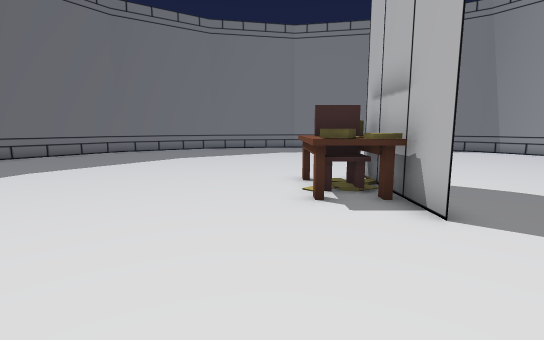
view 1 (above)

15 first-person views from a walk through a 3-D level made in the Godot game engine. The camera is 1.3 m above the floor, tilts 8° down and sees 85° across. The floor is counted in squares, 1 m on a side. Each view is taken from the middle of a square. On the plan, view 1 faces up. The plan holds only what a view shows up to about 14 squares ahead; the rest is blank.

view 2
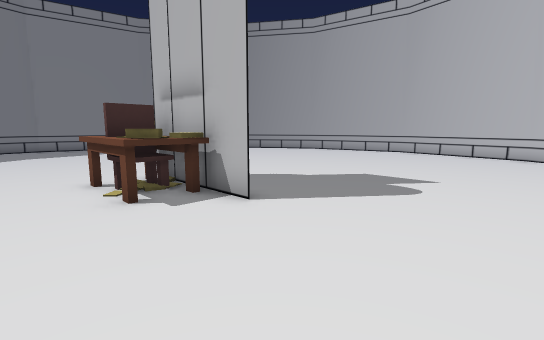

view 3
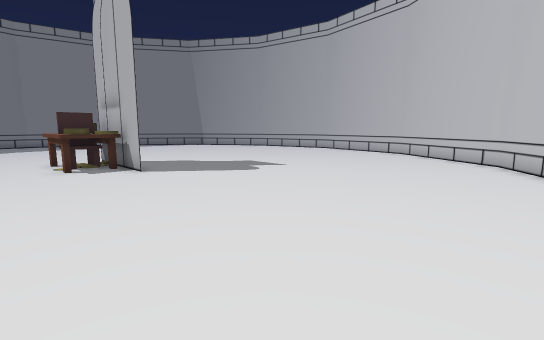

view 4
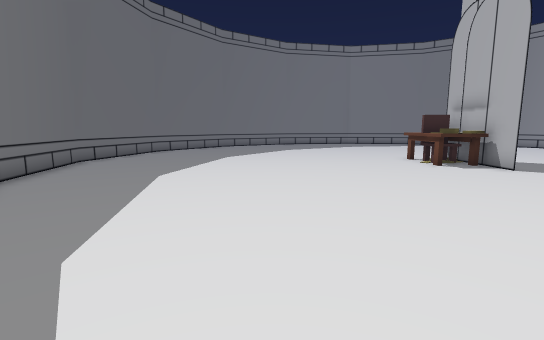

view 5
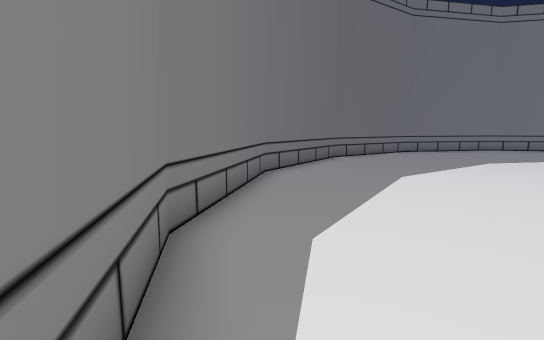

view 6
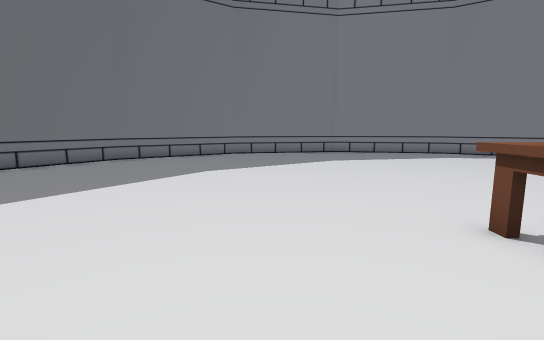

view 7
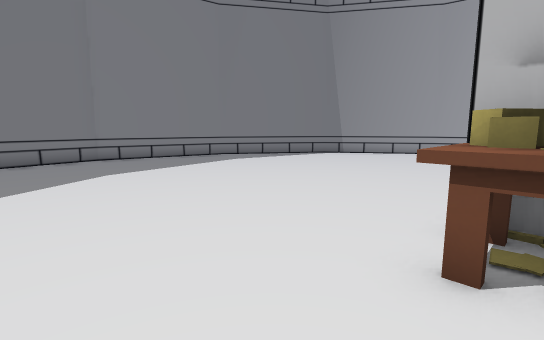

view 8
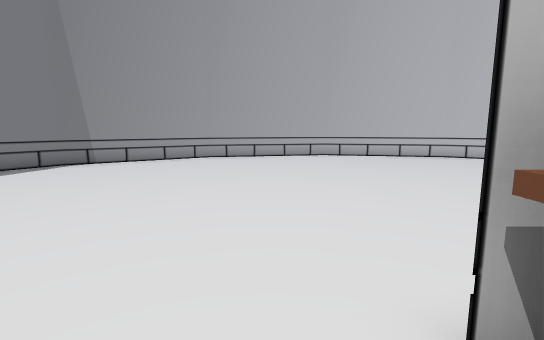

view 9
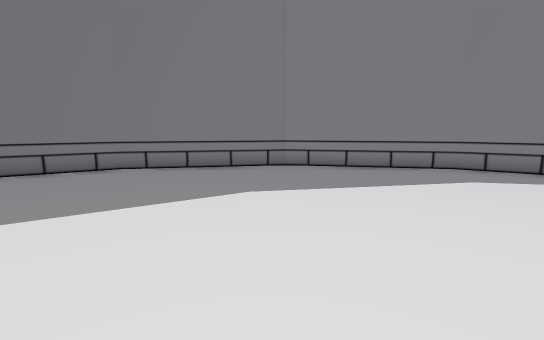

view 10
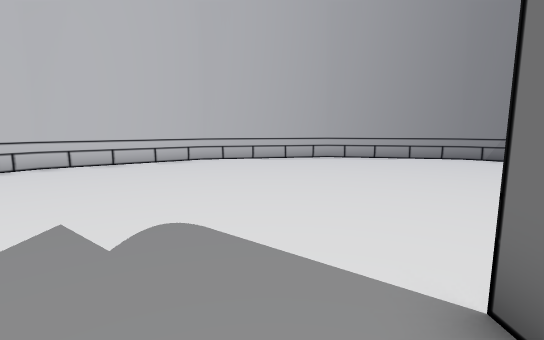

view 11
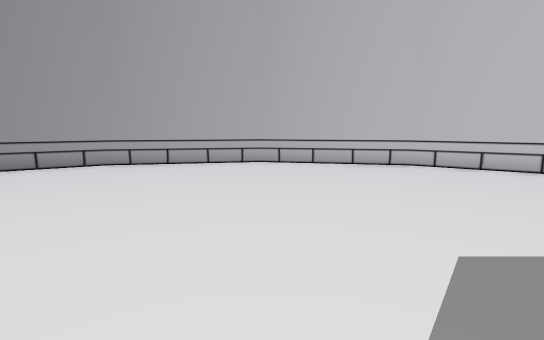

view 12
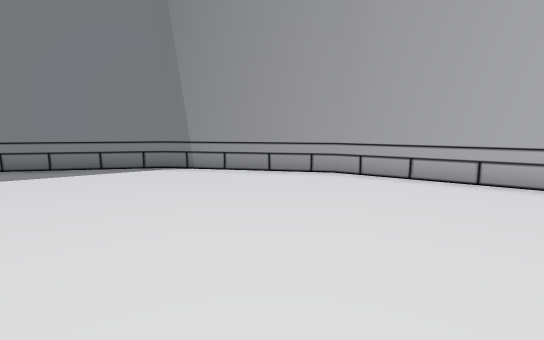

view 13
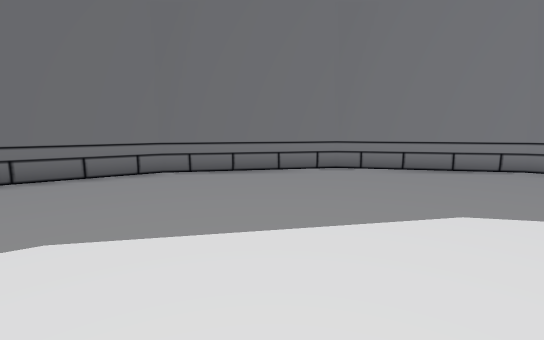

view 14
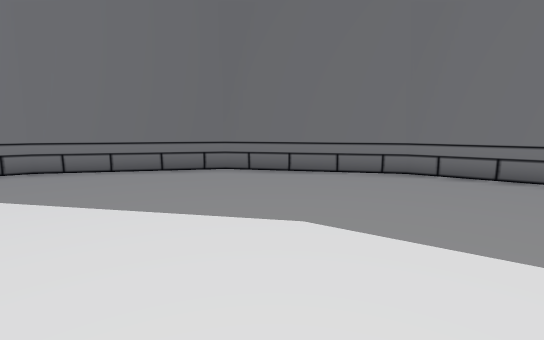

view 15
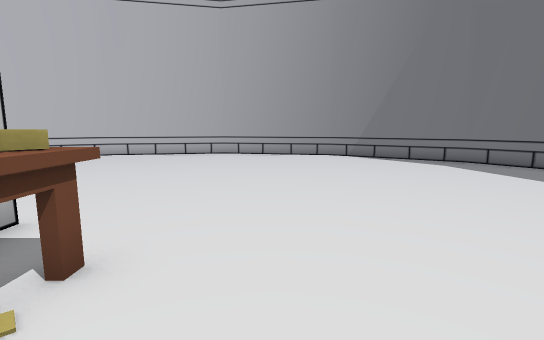

### Floor plan
Points are (right, up) in squares from view 1. A wall is a line through its corners. A room is listed if a view was taken in it or the views show most of it. See-through windows are left out.
Room 1 (views 1, 2, 3, 4, 5, 6, 7, 8, 9, 10, 11, 12, 13, 14, 15)
walls: (2.1, 6.9) (0.9, 6.9); (1, 6.1) (1, 7.1); (2.5, 4.5) (2.5, 4) (2.5, 7.6); (-3.9, 19.4) (-8.4, 16.4) (-11.4, 11.9) (-12.5, 6.5) (-11.4, 1.1) (-8.4, -3.4) (-3.9, -6.4) (1.5, -7.5) (6.8, -6.4) (11.4, -3.4) (14.4, 1.1) (15.5, 6.5) (14.4, 11.8) (11.4, 16.4) (6.9, 19.4) (1.5, 20.5) (-3.9, 19.4)
low walls: (2.1, 6.1) (1, 6.1)
objects: table (1, 5); table (1, 8) to (2, 8); table (2, 5)

Positions as (right, up) in squares from view 1, and headings:
1: (0, 0), facing up
2: (-1, 0), facing up-right
3: (-1, -5), facing up-right
4: (-5, -5), facing up
5: (-5, -5), facing up-left
6: (-2, 4), facing up
7: (-2, 7), facing up-right
8: (1, 9), facing right
9: (1, 10), facing up
10: (4, 6), facing down
11: (4, 6), facing right
12: (7, 7), facing up-right
13: (-3, 8), facing up-left
14: (-3, 8), facing left
15: (-1, 8), facing down
